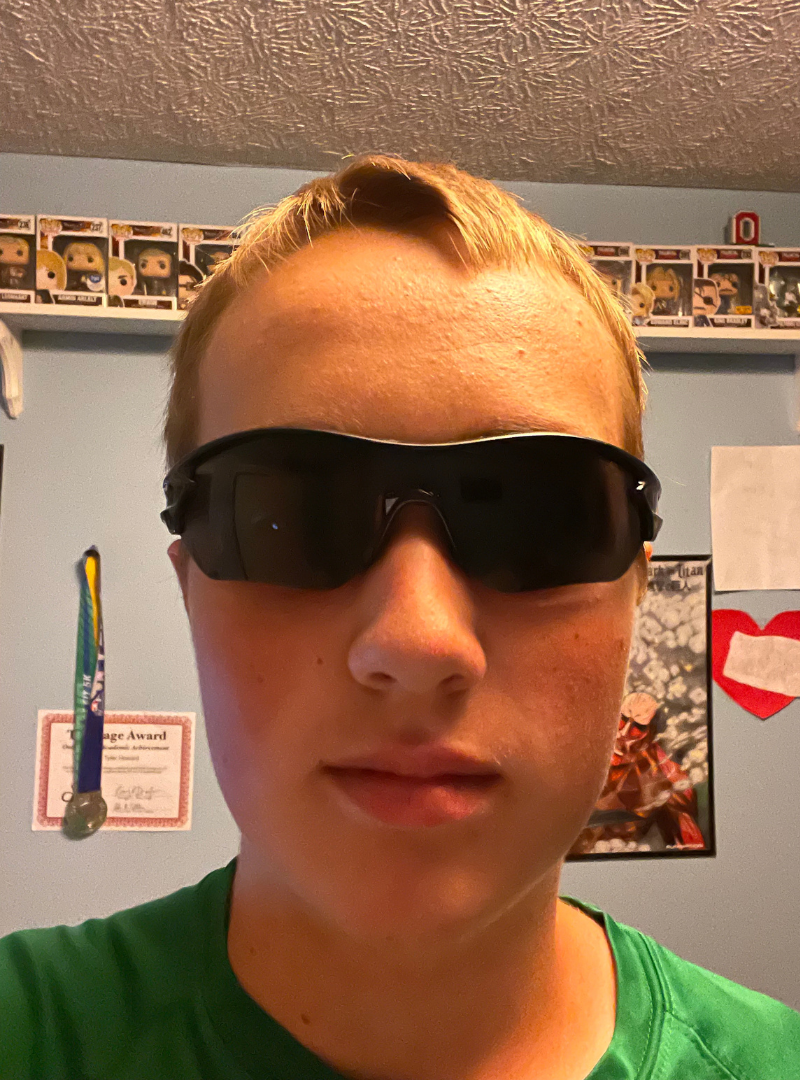
#> input picture programmingv4/imagetoascii/tyler.png, 800 x 1080 px
$ python imagetoascii.py
#> lines starting #> are read from the running program, lines starting #| are printed output that depends on the picture
##Load the Image stream to a bitmap object
##Grayscale the bitmap using a Graphics object
##Loop through the image's pixels (because we don't want one ASCII character per pixel, we take one per 10 x 5)
##To let every pixel influence the resulting ASCII char, we loop them and calculate the brightness of the amount of the current 10 x 5 block.
##Finally, append different ASCII characters based for the current block on the calculated amount.

##My goal for this project is to familiar myself with libraries and to learn

#Resources
#https://stackoverflow.com/questions/46385999/transform-an-image-to-a-bitmap
#https://stackoverflow.com/questions/60608024/greyscale-image-python-implementation
#https://en.wikipedia.org/wiki/Grayscale
#https://en.wikipedia.org/wiki/Channel_(digital_image)
#https://pillow.readthedocs.io/en/stable/reference/Image.html

from PIL import Image ##Library for image
import numpy as np

img = Image.open('tyler.png')
#> img is the input picture: PIL image 800x1080 RGBA; mean R, G, B, A 148.2, 110.3, 80.4, 255
target_width = 50  # Replace with your desired width
target_height = int(target_width * img.height / img.width)
#> target_height = 67
img = img.resize((target_width, target_height))
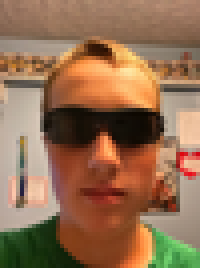
#> img: PIL image 50x67 RGBA (shown 4 times larger); mean R, G, B, A 148.2, 110.3, 80.4, 255
ary = np.array(img) ##To create an array of the image

# Split the three channels (ripped from https://stackoverflow.com/questions/46385999/transform-an-image-to-a-bitmap)
r, g, b = ary[:, :, 0], ary[:, :, 1], ary[:, :, 2]
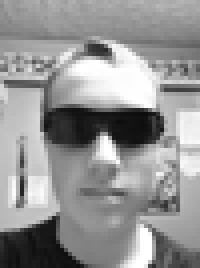
#> r: shape (67, 50) (shown 4 times larger); min 12, max 255, mean 148.2
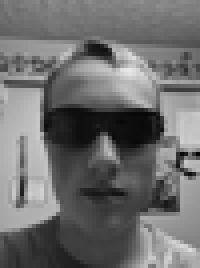
#> g: shape (67, 50) (shown 4 times larger); min 5, max 230, mean 110.3
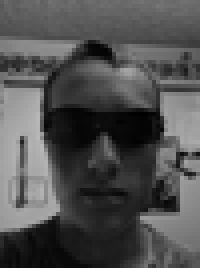
#> b: shape (67, 50) (shown 4 times larger); min 0, max 184, mean 80.4
r=r.reshape(-1)
#> r = 3350 values, max 255 at index 773, min 12 at index 1436, mean 148.2
g=r.reshape(-1)
#> g has the same summary as r
b=r.reshape(-1)
#> b has the same summary as r

# Standard RGB to grayscale
bitmap = list(map(lambda x: 0.299*x[0]+0.587*x[1]+0.114*x[2],
zip(r,g,b)))
#> bitmap has the same summary as r
bitmap = np.array(bitmap).reshape([ary.shape[0], ary.shape[1]])

#Now that the array is gray scaled lets print ascii art (https://paulbourke.net/dataformats/asciiart/)
#For now use ten levels of grey .:-=+*#%@

#Since bitmap is a 2d array use a nested loop
#0-255 divided in 10 levels of gray is " .:-=+*#%@" so 255/10 is roughly 26
#Consider using a data structure for this

for row in bitmap:
    pixelRow = str()
    for pixels in row:
        if pixels > 0 and pixels < 26:
            pixelRow += " "
        elif pixels >= 26 and pixels < 52:
            pixelRow += "."
        elif pixels >= 52 and pixels < 78:
            pixelRow += ":"
        elif pixels >= 78 and pixels < 104:
            pixelRow += "-"
        elif pixels >= 104 and pixels < 130:
            pixelRow += "="
        elif pixels >= 130 and pixels < 156:
            pixelRow += "+"
        elif pixels >= 156 and pixels < 182:
            pixelRow += "*"
        elif pixels >= 182 and pixels < 208:
            pixelRow += "#"
        elif pixels >= 208 and pixels < 234:
            pixelRow += "%"
        elif pixels >= 234:
            pixelRow += "@"
    print(pixelRow)
#> this loop made 67 passes
